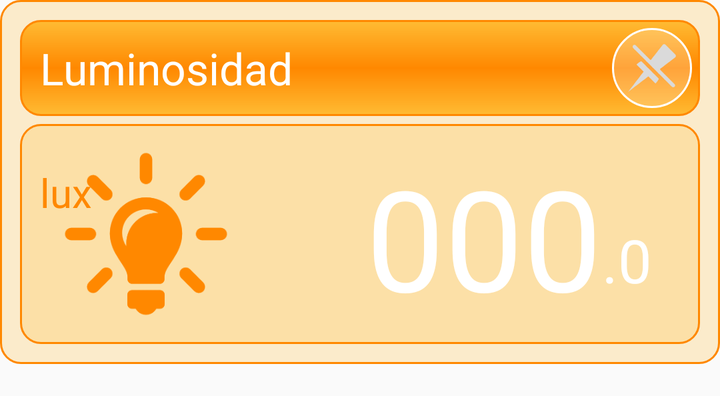
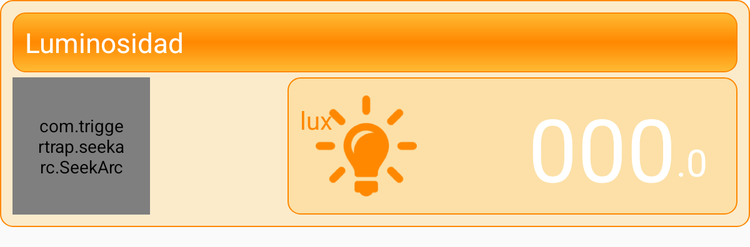

One screen, two layout resources from the same app: the default and the repository's alternative for another configuration. Each is rendered where Android would select it; the XML of both is given below.
<!-- AndroidManifest.xml: application theme AppTheme -->
<!-- res/layout/sensor_layout_light.xml -->
<?xml version="1.0" encoding="utf-8"?>
<RelativeLayout
    xmlns:android="http://schemas.android.com/apk/res/android"
    xmlns:seekarc="http://schemas.android.com/apk/res-auto"
    android:orientation="horizontal"
    android:layout_marginBottom="16dp"
    android:layout_width="match_parent"
    android:layout_height="wrap_content"
    android:background="@drawable/sensor_bg_light"
    android:padding="10dp">
    <RelativeLayout
        android:layout_width="fill_parent"
        android:layout_height="fill_parent"
        android:layout_toStartOf="@+id/relativeLayout2"
        android:layout_alignBottom="@+id/relativeLayout2"
        android:layout_toLeftOf="@+id/relativeLayout2"
        android:layout_alignTop="@+id/relativeLayout2">
        <com.triggertrap.seekarc.SeekArc
            android:id="@+id/seekbar_light"
            android:layout_width="110dp"
            android:layout_height="110dp"
            android:background="@drawable/button_detach"
            android:padding="20dp"
            seekarc:max="2000"
            seekarc:arcWidth="3dp"
            seekarc:arcColor="@color/background_btn_detach"
            seekarc:progressWidth="7dp"
            seekarc:progressColor="@color/darkorange"
            seekarc:roundEdges="true"
            seekarc:rotation="180"
            seekarc:startAngle="30"
            seekarc:sweepAngle="300"
            seekarc:touchInside="false"

            android:layout_alignParentLeft="true"
            android:layout_alignParentStart="true" />

        <TextView
            android:layout_width="110dp"
            android:layout_height="110dp"
            android:textAppearance="?android:attr/textAppearanceSmall"
            android:id="@+id/light_status_txt"
            android:editable="false"
            android:typeface="monospace"
            android:textColor="@color/darkorange"
            android:gravity="center"
            android:layout_centerVertical="true"
            android:text="" />

    </RelativeLayout>


    <RelativeLayout
        android:id="@+id/container_title"
        android:background="@drawable/title_sensor_bg_light"
        android:layout_width="fill_parent"
        android:layout_height="48dp"
        android:layout_alignParentLeft="true"
        android:layout_marginLeft="0dp"
        android:layout_alignParentTop="true"
        android:layout_marginTop="0dp">

        <TextView
            android:layout_width="wrap_content"
            android:layout_height="wrap_content"
            android:textAppearance="?android:attr/textAppearanceLarge"
            android:text="@string/sensor_name_light"
            android:id="@+id/sensor_name"
            android:singleLine="true"
            android:textColor="@color/white"
            android:layout_marginLeft="10dp"
            android:layout_centerVertical="true"
            android:layout_alignParentLeft="true" />

        <ImageButton android:id="@+id/sensor_remove"
            android:layout_width="40dp"
            android:layout_height="40dp"
            android:src="@drawable/ic_unpin_512"
            android:contentDescription="@string/action_remove_item"
            android:background="@drawable/button_detach"
            android:padding="4dp"
            android:layout_centerVertical="true"
            android:layout_alignParentRight="true"
            android:layout_alignParentEnd="true"
            android:layout_marginRight="4dp" />

    </RelativeLayout>



        <RelativeLayout
            android:layout_width="360dp"
            android:layout_height="wrap_content"
            android:layout_below="@+id/container_title"
            android:layout_marginTop="4dp"
            android:layout_alignParentRight="true"
            android:layout_alignParentEnd="true"
            android:background="@drawable/sensor_bg_light"
            android:padding="10dp"
            android:id="@+id/relativeLayout2">


            <TextView
                android:layout_width="wrap_content"
                android:layout_height="wrap_content"
                android:textAppearance="?android:attr/textAppearanceSmall"
                android:text="lux"
                android:id="@+id/textView"
                android:layout_above="@+id/lux_decimal"
                android:layout_alignRight="@+id/lux_decimal"
                android:layout_alignEnd="@+id/temp_decimal"
                android:textSize="20dp"
                android:textColor="@color/darkorange" />

            <TextView
                android:layout_width="wrap_content"
                android:layout_height="wrap_content"
                android:textAppearance="?android:attr/textAppearanceSmall"
                android:text="@string/sensor_value_decimal"
                android:id="@+id/lux_decimal"
                android:maxLength="2"
                android:textSize="30dp"

                android:layout_marginRight="14dp"
                android:layout_alignBottom="@+id/lux_value"
                android:layout_alignParentRight="true"
                android:layout_alignParentEnd="true"
                android:layout_marginBottom="12dp"
                android:textColor="@color/white" />

            <TextView
                android:layout_width="wrap_content"
                android:layout_height="wrap_content"
                android:textAppearance="?android:attr/textAppearanceLarge"
                android:text="@string/sensor_value"
                android:textColor="@color/white"
                android:id="@+id/lux_value"
                android:textSize="70dp"
                android:textIsSelectable="false"
                android:numeric="integer"
                android:singleLine="true"
                android:layout_alignBottom="@+id/sensor_icon"
                android:layout_toLeftOf="@+id/lux_decimal" />

            <ImageView
                android:layout_width="90dp"
                android:layout_height="90dp"
                android:id="@+id/sensor_icon"
                android:layout_marginLeft="8dp"
                android:src="@drawable/ic_idea_512"
                android:layout_alignParentLeft="true"
                android:layout_alignParentStart="true" />
        </RelativeLayout>


</RelativeLayout>
<!-- resources referenced by this layout -->
<resources>
  <item name="background_btn_detach" type="color">#3affffff</item>
  <item name="darkorange" type="color">#FFFF8800</item>
  <item name="white" type="color">#FFF</item>
  <!-- drawable button_detach (drawable-hdpi) -->
  <?xml version="1.0" encoding="utf-8"?>
  <shape xmlns:android="http://schemas.android.com/apk/res/android" android:shape="oval" >
      <corners
          android:radius="0dp"
          />
      <solid
          android:color="@color/background_btn_detach"
          android:type="linear"
          />
      <padding
          android:left="0dp"
          android:top="0dp"
          android:right="0dp"
          android:bottom="0dp"
          />
      <size
          android:width="270dp"
          android:height="270dp"
          />
      <stroke
          android:width="1dp"
          android:color="@color/white"
          />
  </shape>
  <!-- drawable ic_idea_512: png bitmap (drawable-hdpi, 5583 bytes) -->
  <!-- drawable ic_unpin_512: png bitmap (drawable-hdpi, 1089 bytes) -->
  <!-- drawable sensor_bg_light (drawable-hdpi) -->
  <?xml version="1.0" encoding="utf-8"?>
  <shape xmlns:android="http://schemas.android.com/apk/res/android"
      android:shape="rectangle"
      >
      <corners android:radius="10dp"></corners>
      <stroke
          android:color="@color/darkorange"
          android:width="1dp"
          ></stroke>
      <solid android:color="@color/background_orange"></solid>
  
  </shape>
  <!-- drawable title_sensor_bg_light (drawable-hdpi) -->
  <?xml version="1.0" encoding="utf-8"?>
  <shape xmlns:android="http://schemas.android.com/apk/res/android"
      android:shape="rectangle"
      >
      <corners android:radius="10dp"></corners>
      <stroke
          android:color="@color/darkorange"
          android:width="1dp"
          ></stroke>
      <gradient
          android:angle="90"
          android:startColor="@color/orange"
          android:centerColor="@color/darkorange"
          android:endColor="@color/orange">
  
      </gradient>
  
  </shape>
  <string name="action_remove_item">Elimimar Sensor</string>
  <string name="sensor_name_light">Luminosidad</string>
  <string name="sensor_value">000</string>
  <string name="sensor_value_decimal">.0</string>
  <style name="AppTheme" parent="Theme.AppCompat.Light.DarkActionBar">
          
      </style>
  <item name="background_orange" type="color">#3cffbb33</item>
  <item name="orange" type="color">#FFFFBB33</item>
</resources>
<!-- res/layout-sw600dp/sensor_layout_light.xml (the repository's variant of the layout above) -->
<!-- drawn on a 7-inch tablet held upright -->
<?xml version="1.0" encoding="utf-8"?>
<RelativeLayout
    xmlns:android="http://schemas.android.com/apk/res/android"
    xmlns:seekarc="http://schemas.android.com/apk/res-auto"
    android:orientation="horizontal"
    android:layout_marginBottom="16dp"
    android:layout_width="match_parent"
    android:layout_height="wrap_content"
    android:background="@drawable/sensor_bg_light"
    android:padding="10dp">
    <RelativeLayout
        android:layout_width="fill_parent"
        android:layout_height="fill_parent"
        android:layout_toStartOf="@+id/relativeLayout2"
        android:layout_alignBottom="@+id/relativeLayout2"
        android:layout_toLeftOf="@+id/relativeLayout2"
        android:layout_alignTop="@+id/relativeLayout2">
        <com.triggertrap.seekarc.SeekArc
            android:id="@+id/seekbar_light"
            android:layout_width="110dp"
            android:layout_height="110dp"
            android:background="@drawable/button_detach"
            android:padding="20dp"
            seekarc:max="2000"
            seekarc:arcWidth="3dp"
            seekarc:arcColor="@color/background_btn_detach"
            seekarc:progressWidth="7dp"
            seekarc:progressColor="@color/darkorange"
            seekarc:roundEdges="true"
            seekarc:rotation="180"
            seekarc:startAngle="30"
            seekarc:sweepAngle="300"
            seekarc:touchInside="false"

            android:layout_alignParentLeft="true"
            android:layout_alignParentStart="true" />

        <TextView
            android:layout_width="110dp"
            android:layout_height="110dp"
            android:textAppearance="?android:attr/textAppearanceSmall"
            android:id="@+id/light_status_txt"
            android:editable="false"
            android:typeface="monospace"
            android:textColor="@color/darkorange"
            android:gravity="center"
            android:layout_centerVertical="true"
            android:text="" />

    </RelativeLayout>


    <RelativeLayout
        android:id="@+id/container_title"
        android:background="@drawable/title_sensor_bg_light"
        android:layout_width="fill_parent"
        android:layout_height="48dp"
        android:layout_alignParentLeft="true"
        android:layout_marginLeft="0dp"
        android:layout_alignParentTop="true"
        android:layout_marginTop="0dp">

        <TextView
            android:layout_width="wrap_content"
            android:layout_height="wrap_content"
            android:textAppearance="?android:attr/textAppearanceLarge"
            android:text="@string/sensor_name_light"
            android:id="@+id/sensor_name"
            android:singleLine="true"
            android:textColor="@color/white"
            android:layout_marginLeft="10dp"
            android:layout_centerVertical="true"
            android:layout_alignParentLeft="true" />

    </RelativeLayout>



        <RelativeLayout
            android:layout_width="360dp"
            android:layout_height="wrap_content"
            android:layout_below="@+id/container_title"
            android:layout_marginTop="4dp"
            android:layout_alignParentRight="true"
            android:layout_alignParentEnd="true"
            android:background="@drawable/sensor_bg_light"
            android:padding="10dp"
            android:id="@+id/relativeLayout2">


            <TextView
                android:layout_width="wrap_content"
                android:layout_height="wrap_content"
                android:textAppearance="?android:attr/textAppearanceSmall"
                android:text="lux"
                android:id="@+id/textView"
                android:layout_above="@+id/lux_decimal"
                android:layout_alignRight="@+id/lux_decimal"
                android:layout_alignEnd="@+id/temp_decimal"
                android:textSize="20dp"
                android:textColor="@color/darkorange" />

            <TextView
                android:layout_width="wrap_content"
                android:layout_height="wrap_content"
                android:textAppearance="?android:attr/textAppearanceSmall"
                android:text="@string/sensor_value_decimal"
                android:id="@+id/lux_decimal"
                android:maxLength="2"
                android:textSize="30dp"

                android:layout_marginRight="14dp"
                android:layout_alignBottom="@+id/lux_value"
                android:layout_alignParentRight="true"
                android:layout_alignParentEnd="true"
                android:layout_marginBottom="12dp"
                android:textColor="@color/white" />

            <TextView
                android:layout_width="wrap_content"
                android:layout_height="wrap_content"
                android:textAppearance="?android:attr/textAppearanceLarge"
                android:text="@string/sensor_value"
                android:textColor="@color/white"
                android:id="@+id/lux_value"
                android:textSize="70dp"
                android:textIsSelectable="false"
                android:numeric="integer"
                android:singleLine="true"
                android:layout_alignBottom="@+id/sensor_icon"
                android:layout_toLeftOf="@+id/lux_decimal" />

            <ImageView
                android:layout_width="90dp"
                android:layout_height="90dp"
                android:id="@+id/sensor_icon"
                android:layout_marginLeft="8dp"
                android:src="@drawable/ic_idea_512"
                android:layout_alignParentLeft="true"
                android:layout_alignParentStart="true" />
        </RelativeLayout>


</RelativeLayout>
<!-- resources referenced by the variant -->
<!-- as a 7-inch tablet held upright resolves them -->
<resources>
  <item name="background_btn_detach" type="color">#3affffff</item>
  <item name="darkorange" type="color">#FFFF8800</item>
  <item name="white" type="color">#FFF</item>
  <!-- drawable button_detach (drawable-hdpi) -->
  <?xml version="1.0" encoding="utf-8"?>
  <shape xmlns:android="http://schemas.android.com/apk/res/android" android:shape="oval" >
      <corners
          android:radius="0dp"
          />
      <solid
          android:color="@color/background_btn_detach"
          android:type="linear"
          />
      <padding
          android:left="0dp"
          android:top="0dp"
          android:right="0dp"
          android:bottom="0dp"
          />
      <size
          android:width="270dp"
          android:height="270dp"
          />
      <stroke
          android:width="1dp"
          android:color="@color/white"
          />
  </shape>
  <!-- drawable ic_idea_512: png bitmap (drawable-hdpi, 5583 bytes) -->
  <!-- drawable sensor_bg_light (drawable-hdpi) -->
  <?xml version="1.0" encoding="utf-8"?>
  <shape xmlns:android="http://schemas.android.com/apk/res/android"
      android:shape="rectangle"
      >
      <corners android:radius="10dp"></corners>
      <stroke
          android:color="@color/darkorange"
          android:width="1dp"
          ></stroke>
      <solid android:color="@color/background_orange"></solid>
  
  </shape>
  <!-- drawable title_sensor_bg_light (drawable-hdpi) -->
  <?xml version="1.0" encoding="utf-8"?>
  <shape xmlns:android="http://schemas.android.com/apk/res/android"
      android:shape="rectangle"
      >
      <corners android:radius="10dp"></corners>
      <stroke
          android:color="@color/darkorange"
          android:width="1dp"
          ></stroke>
      <gradient
          android:angle="90"
          android:startColor="@color/orange"
          android:centerColor="@color/darkorange"
          android:endColor="@color/orange">
  
      </gradient>
  
  </shape>
  <string name="sensor_name_light">Luminosidad</string>
  <string name="sensor_value">000</string>
  <string name="sensor_value_decimal">.0</string>
  <style name="AppTheme" parent="Theme.AppCompat.Light.DarkActionBar">
          
      </style>
  <item name="background_orange" type="color">#3cffbb33</item>
  <item name="orange" type="color">#FFFFBB33</item>
</resources>
